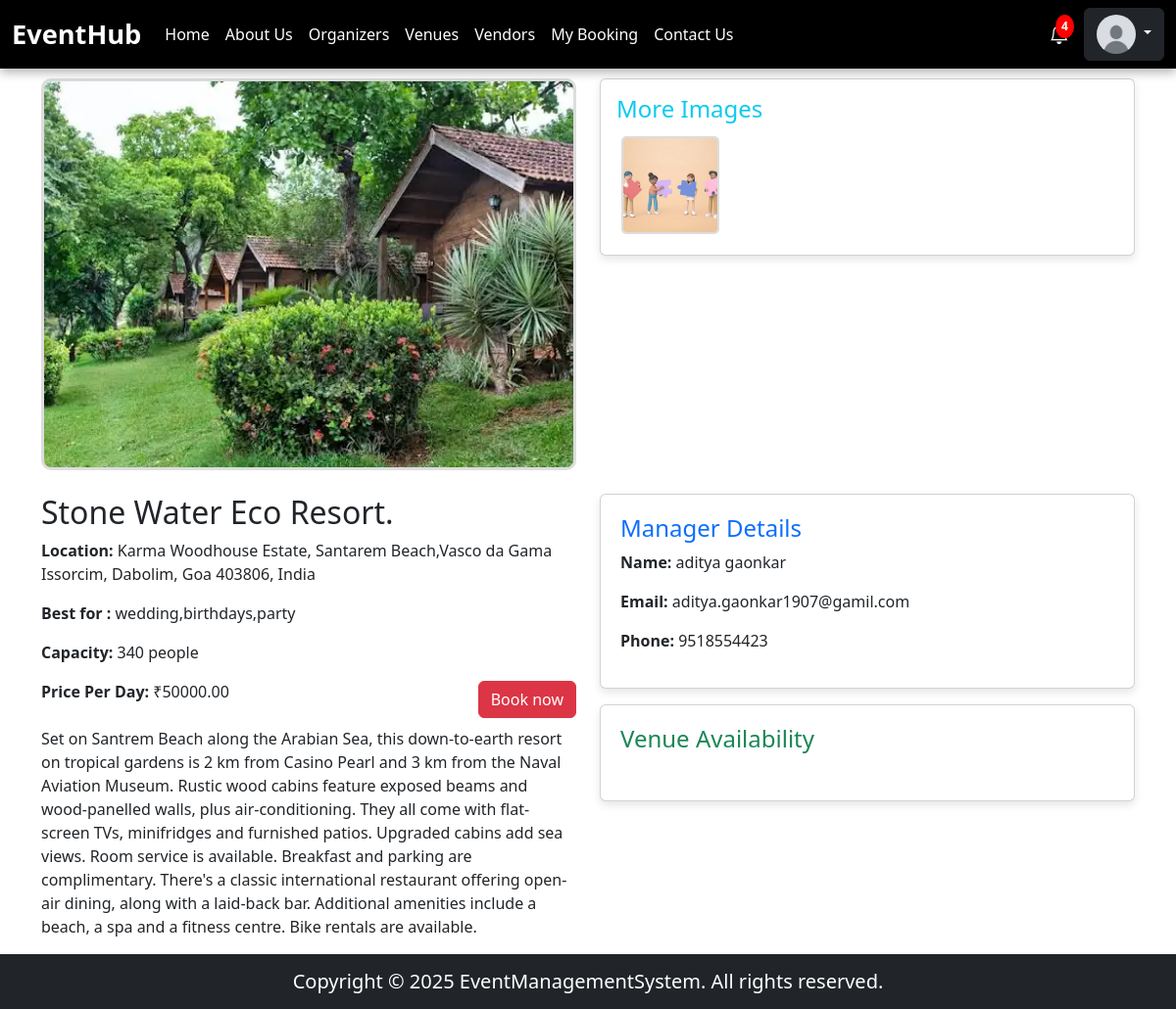
/pages/venue/venueDetails.php?venueId=3 (signed in), run on the app's committed database.
### tables this page shows
CREATE TABLE `users` (
  `id` int(11) NOT NULL,
  `username` varchar(255) NOT NULL,
  `email` varchar(255) NOT NULL,
  `phone` varchar(20) NOT NULL,
  `password` varchar(255) NOT NULL,
  `location` varchar(255) NOT NULL,
  `role` enum('user','organizer','vendor','venue_owner') NOT NULL,
  `profile_picture` varchar(255) DEFAULT NULL,
  `created_at` timestamp NOT NULL DEFAULT current_timestamp()
);

CREATE TABLE `venues` (
  `id` int(11) NOT NULL,
  `owner_id` int(11) NOT NULL,
  `name` varchar(255) NOT NULL,
  `location` varchar(255) NOT NULL,
  `capacity` int(11) NOT NULL,
  `price_per_day` decimal(10,2) NOT NULL,
  `description` text DEFAULT NULL,
  `thumbnail` varchar(255) DEFAULT NULL,
  `manager_name` varchar(255) DEFAULT NULL,
  `manager_email` varchar(255) DEFAULT NULL,
  `manager_phone` varchar(20) DEFAULT NULL,
  `status` enum('pending','approved','rejected') DEFAULT 'pending',
  `created_at` timestamp NOT NULL DEFAULT current_timestamp(),
  `venue_used_for` varchar(255) NOT NULL
);

### pages/venue/venueDetails.php (the view, shortened to what this page needs)
<?php
include("../../database/databaseConnection.php");
$venueId = $_GET['venueId'];
$query = $conn->prepare("SELECT * FROM venues WHERE id = ?");
$query->bind_param("i", $venueId);
$query->execute();
$result = $query->get_result();
$venue = $result->fetch_assoc();
$imagesQuery = $conn->prepare("SELECT image_url FROM venue_images WHERE venue_id = ?");
$imagesQuery->bind_param("i", $venueId);
$imagesQuery->execute();
$imagesResult = $imagesQuery->get_result();
$venueImages = [];
while ($row = $imagesResult->fetch_assoc()) {
    $venueImages[] = $row['image_url'];
}
?>
<!DOCTYPE html>
<html lang="en">
<head>
    <link rel="stylesheet" href="https://cdn.jsdelivr.net/npm/bootstrap@5.3.0/dist/css/bootstrap.min.css">
    <link rel="stylesheet" href="https://cdn.jsdelivr.net/npm/fullcalendar@5.11.3/main.min.css">
</head>
<body>
    <?php include("../../components/header.php"); ?>
    <div class="container mt-5">
        <div class="row g-4">
            <div class="col-lg-6">
                <img id="mainImage" src="<?php echo htmlspecialchars($venue['thumbnail']); ?>" class="main-image" alt="Venue Image">
            </div>
            <div class="col-lg-6">
                <div class="card p-3">
                    <h4 class="text-info">More Images</h4>
                    <div class="venue-images d-flex flex-wrap">
                        <?php foreach ($venueImages as $image) { ?>
                            <img src="../../<?php echo htmlspecialchars($image); ?>" onclick="changeMainImage(this.src)" alt="Venue Image">
                        <?php } ?>
                    </div>
                </div>
            </div>
        </div>
        <div class="row mt-4">
            <div class="col-lg-6">
                <h2 class="text-dark"> <?php echo htmlspecialchars($venue['name']); ?> </h2>
                <p><strong>Location:</strong> <?php echo htmlspecialchars($venue['location']); ?></p>
                <p><strong>Best for :</strong> <?php echo htmlspecialchars($venue['venue_used_for']); ?></p>
                <p><strong>Capacity:</strong> <?php echo htmlspecialchars($venue['capacity']); ?> people</p>
                <div class="d-md-flex justify-content-between align-items-md-center mb-2">
                    <p><strong>Price Per Day:</strong> ₹<?php echo htmlspecialchars($venue['price_per_day']); ?></p>
                    <a href="./venueBooking.php?venueId=<?php echo htmlspecialchars($venueId); ?>" class="btn btn-danger">Book now</a>
                </div>
                <p><?php echo htmlspecialchars($venue['description']); ?></p>
            </div>
            <div class="col-lg-6">
                <div class="card">
                    <h4 class="text-primary">Manager Details</h4>
                    <p><strong>Name:</strong> <?php echo htmlspecialchars($venue['manager_name']); ?></p>
                    <p><strong>Email:</strong> <?php echo htmlspecialchars($venue['manager_email']); ?></p>
                    <p><strong>Phone:</strong> <?php echo htmlspecialchars($venue['manager_phone']); ?></p>
                </div>
                <div class="card mt-3">
                    <h4 class="text-success">Venue Availability</h4>
                    <div class="calendar-container">
                    </div>
                </div>
            </div>
        </div>
    </div>
    <?php include("../../components/footer.php"); ?>
</body>
</html>

### components/header.php (shortened to what this page needs)
<?php
include(__DIR__ . "/../database/databaseConnection.php");
$profilePic = "/EventManagementSystem/uploads/profilePics/default.png";
$unreadNotifications = 0;
if (isset($_SESSION['user_id'])) {
    $user_id = $_SESSION['user_id'];
    $query = "SELECT profile_picture, role FROM users WHERE id = ?";
    $stmt = mysqli_prepare($conn, $query);
    mysqli_stmt_bind_param($stmt, "i", $user_id);
    mysqli_stmt_execute($stmt);
    $result = mysqli_stmt_get_result($stmt);
    if ($row = mysqli_fetch_assoc($result)) {
        if (!empty($row['profile_picture'])) {
            $profilePic = $row['profile_picture'];
        }
    }
    $notifQuery = "SELECT COUNT(*) AS unread_count FROM notifications WHERE user_id = ? AND status = 'unread'";
    $notifStmt = mysqli_prepare($conn, $notifQuery);
    mysqli_stmt_bind_param($notifStmt, "i", $user_id);
    mysqli_stmt_execute($notifStmt);
    $notifResult = mysqli_stmt_get_result($notifStmt);
    if ($notifRow = mysqli_fetch_assoc($notifResult)) {
        $unreadNotifications = $notifRow['unread_count'];
    }
}
?>
<!DOCTYPE html>
<html lang="en">
<head>
    <link href="https://cdn.jsdelivr.net/npm/bootstrap@5.3.0/dist/css/bootstrap.min.css" rel="stylesheet">
    <link rel="stylesheet" href="https://cdn.jsdelivr.net/npm/bootstrap-icons/font/bootstrap-icons.css">
</head>
<body>
<nav class="navbar navbar-expand-lg navbar-dark">
    <div class="container-fluid">
        <a class="navbar-brand" href="/EventManagementSystem/">EventHub</a>
        <div class="collapse navbar-collapse" id="navbarNav">
            <ul class="navbar-nav me-auto">
                <li class="nav-item"><a class="nav-link" href="/EventManagementSystem/">Home</a></li>
                <li class="nav-item"><a class="nav-link" href="/EventManagementSystem/pages/aboutus.php">About Us</a></li>
                <li class="nav-item"><a class="nav-link" href="/EventManagementSystem/pages/organizers/organizers.php">Organizers</a></li>
                <li class="nav-item"><a class="nav-link" href="/EventManagementSystem/pages/venue/venues.php">Venues</a></li>
                <li class="nav-item"><a class="nav-link" href="/EventManagementSystem/pages/vendors/vendors.php">Vendors</a></li>
                <?php if (isset($_SESSION['user_id'])){ ?>
                    <li class="nav-item"><a class="nav-link" href="/EventManagementSystem/pages/myBooking.php">My Booking</a></li>
                <?php } ?>
                <li class="nav-item"><a class="nav-link" href="/EventManagementSystem/pages/contactUs.php">Contact Us</a></li>
            </ul>
            <?php if (!isset($_SESSION['user_id'])): ?>
                <div class="d-flex">
                    <a href="/EventManagementSystem/pages/login.php" class="btn btn-outline-light me-2">Login</a>
                    <a href="/EventManagementSystem/pages/register.php" class="btn btn-warning">Register</a>
                </div>
            <?php else: ?>
                <div class="d-flex align-items-center">
                    <a href="/EventManagementSystem/pages/notifications.php" class="notification-icon">
                        <?php if ($unreadNotifications > 0): ?>
                            <span class="notif-badge"><?php echo $unreadNotifications; ?></span>
                        <?php endif; ?>
                    </a>
                    <div class="dropdown">
                        <button class="btn btn-dark dropdown-toggle" type="button" data-bs-toggle="dropdown" aria-expanded="false">
                            <img src="<?php echo htmlspecialchars($profilePic, ENT_QUOTES, 'UTF-8'); ?>" alt="Profile Picture" class="profile-pic">
                        </button>
                    </div>
                </div>
            <?php endif; ?>
        </div>
    </div>
</nav>
</body>
</html>

### pages/venue/venueDetails.php (style rules this page uses)
body { background-color: #f8f9fa; }
.main-image { width: 100%; height: 400px; object-fit: cover; border-radius: 10px; border: 3px solid #ddd; }
.venue-images img { width: 100px; height: 100px; cursor: pointer; border-radius: 5px; object-fit: cover; margin: 5px; transition: transform 0.2s ease-in-out; border: 2px solid #ddd; }
.calendar-container { width: 100%; padding: 10px; }
.card { box-shadow: 0 4px 8px rgba(0, 0, 0, 0.1); border-radius: 10px; padding: 20px; }

### components/header.php (style rules this page uses)
.navbar { position: fixed; top: 0; width: 100%; z-index: 1000; background: #000; box-shadow: 0 4px 10px rgba(0, 0, 0, 0.3); }
.navbar-brand { font-size: 1.7rem; font-weight: bold; color: white; }
.navbar-nav .nav-link { color: white; }
.profile-pic { width: 40px; height: 40px; border-radius: 50%; }
.notification-icon { position: relative; display: inline-block; color: white; font-size: 20px; margin-right: 15px; cursor: pointer; }
.notif-badge { position: absolute; top: -5px; right: -5px; background: red; color: white; font-size: 12px; font-weight: bold; border-radius: 50%; padding: 3px 6px; }

### data on the page
users: profile_picture (placeholder picture)
venues: thumbnail (picture), name "Stone Water Eco Resort.", location "Karma Woodhouse Estate, Santarem Beach,Vasco da Gama Issorcim, Dabolim, Goa 403806, India", venue_used_for "wedding,birthdays,party", capacity "340", price_per_day "50000.00", description "Set on Santrem Beach along the Arabian Sea, this down-to-earth resort on tropical gardens is 2 km from Casino Pearl and 3 km from the Naval Aviation Museum. Rustic wood cabins feature exposed beams and wood-panelled walls, plus air-conditioning. They all come with flat-screen TVs, minifridges and furnished patios. Upgraded cabins add sea views. Room service is available. Breakfast and parking are complimentary. There's a classic international restaurant offering open-air dining, along with a laid-back bar. Additional amenities include a beach, a spa and a fitness centre. Bike rentals are available.", manager_name "aditya gaonkar", manager_email "aditya.gaonkar1907@gamil.com", manager_phone "9518554423"

### other printed values
$unreadNotifications "4"
